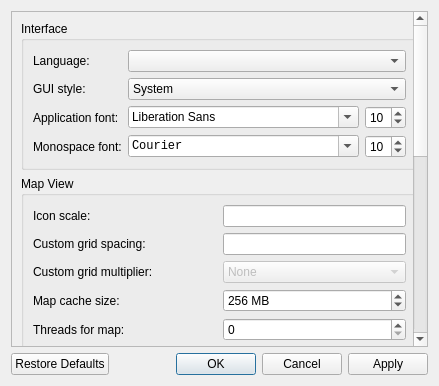
<?xml version="1.0" encoding="UTF-8"?>
<ui version="4.0">
 <class>ConfigDialog</class>
 <widget class="QDialog" name="ConfigDialog">
  <property name="windowTitle">
   <string>Preferences</string>
  </property>
  <property name="windowIcon">
   <iconset resource="../rc/icons.qrc">
    <normaloff>:/icons/logo.png</normaloff>:/icons/logo.png</iconset>
  </property>
  <layout class="QGridLayout" name="gridLayout_8">
   <item row="0" column="0">
    <widget class="QScrollArea" name="scrollArea">
     <property name="sizePolicy">
      <sizepolicy hsizetype="MinimumExpanding" vsizetype="Expanding">
       <horstretch>0</horstretch>
       <verstretch>0</verstretch>
      </sizepolicy>
     </property>
     <property name="horizontalScrollBarPolicy">
      <enum>Qt::ScrollBarAlwaysOff</enum>
     </property>
     <property name="widgetResizable">
      <bool>true</bool>
     </property>
     <widget class="QWidget" name="scrollAreaWidgetContents">
      <layout class="QGridLayout" name="gridLayout">
       <item row="0" column="0">
        <widget class="QGroupBox" name="groupInterface">
         <property name="title">
          <string>Interface</string>
         </property>
         <layout class="QGridLayout" name="gridLayout_2">
          <item row="3" column="0" colspan="2">
           <widget class="QLabel" name="label_13">
            <property name="text">
             <string>Monospace font:</string>
            </property>
           </widget>
          </item>
          <item row="3" column="2">
           <widget class="QFontComboBox" name="fontComboMono">
            <property name="font">
             <font>
              <family>Monospace</family>
             </font>
            </property>
            <property name="fontFilters">
             <set>QFontComboBox::MonospacedFonts</set>
            </property>
           </widget>
          </item>
          <item row="1" column="2" colspan="3">
           <widget class="StyledComboBox" name="comboStyle">
            <property name="iconSize">
             <size>
              <width>0</width>
              <height>16</height>
             </size>
            </property>
            <item>
             <property name="text">
              <string>System</string>
             </property>
            </item>
            <item>
             <property name="text">
              <string>Dark</string>
             </property>
            </item>
           </widget>
          </item>
          <item row="1" column="0" colspan="2">
           <widget class="QLabel" name="label_4">
            <property name="text">
             <string>GUI style:</string>
            </property>
           </widget>
          </item>
          <item row="2" column="2">
           <widget class="QFontComboBox" name="fontComboNorm">
            <property name="fontFilters">
             <set>QFontComboBox::ScalableFonts</set>
            </property>
           </widget>
          </item>
          <item row="0" column="2" colspan="3">
           <widget class="StyledComboBox" name="comboLang"/>
          </item>
          <item row="2" column="0" colspan="2">
           <widget class="QLabel" name="label_12">
            <property name="text">
             <string>Application font:</string>
            </property>
           </widget>
          </item>
          <item row="0" column="0" colspan="2">
           <widget class="QLabel" name="label_11">
            <property name="text">
             <string>Language:</string>
            </property>
           </widget>
          </item>
          <item row="2" column="3" colspan="2">
           <widget class="QSpinBox" name="spinFontSizeNorm">
            <property name="minimum">
             <number>2</number>
            </property>
            <property name="value">
             <number>10</number>
            </property>
           </widget>
          </item>
          <item row="3" column="3" colspan="2">
           <widget class="QSpinBox" name="spinFontSizeMono">
            <property name="minimum">
             <number>1</number>
            </property>
            <property name="value">
             <number>10</number>
            </property>
           </widget>
          </item>
         </layout>
        </widget>
       </item>
       <item row="3" column="0">
        <widget class="QGroupBox" name="groupBox">
         <property name="title">
          <string>Export</string>
         </property>
         <layout class="QGridLayout" name="gridLayout_6">
          <item row="1" column="1">
           <widget class="QLineEdit" name="lineSep"/>
          </item>
          <item row="2" column="0">
           <widget class="QLabel" name="label_8">
            <property name="text">
             <string>CSV cell quotation:</string>
            </property>
           </widget>
          </item>
          <item row="2" column="1">
           <widget class="StyledComboBox" name="comboQuote">
            <item>
             <property name="text">
              <string>Where necessary</string>
             </property>
            </item>
            <item>
             <property name="text">
              <string>Single quotes (')</string>
             </property>
            </item>
            <item>
             <property name="text">
              <string>Double quotes (&quot;)</string>
             </property>
            </item>
           </widget>
          </item>
          <item row="1" column="0">
           <widget class="QLabel" name="label_2">
            <property name="text">
             <string>CSV column separator:</string>
            </property>
           </widget>
          </item>
         </layout>
        </widget>
       </item>
       <item row="2" column="0">
        <widget class="QGroupBox" name="groupSearch">
         <property name="title">
          <string>Search</string>
         </property>
         <layout class="QGridLayout" name="gridLayout_3">
          <item row="0" column="1">
           <widget class="QLineEdit" name="lineMatching"/>
          </item>
          <item row="0" column="0">
           <widget class="QLabel" name="label_3">
            <property name="text">
             <string>Maximum number of matching seeds:</string>
            </property>
           </widget>
          </item>
         </layout>
        </widget>
       </item>
       <item row="4" column="0">
        <widget class="QGroupBox" name="groupSession">
         <property name="title">
          <string>Session</string>
         </property>
         <layout class="QGridLayout" name="gridLayout_4">
          <item row="0" column="0" rowspan="2" colspan="2">
           <widget class="QCheckBox" name="checkRestore">
            <property name="text">
             <string>Restore previous session at launch</string>
            </property>
           </widget>
          </item>
          <item row="3" column="1">
           <widget class="QSpinBox" name="spinAutosave">
            <property name="suffix">
             <string> min</string>
            </property>
            <property name="minimum">
             <number>1</number>
            </property>
            <property name="maximum">
             <number>120</number>
            </property>
            <property name="value">
             <number>10</number>
            </property>
           </widget>
          </item>
          <item row="3" column="0">
           <widget class="QCheckBox" name="checkAutosave">
            <property name="text">
             <string>Autosave every:</string>
            </property>
           </widget>
          </item>
          <item row="4" column="0" colspan="2">
           <widget class="QCheckBox" name="checkGpu">
            <property name="toolTip">
             <string>Use the GPU (OpenCL) to skip seeds that cannot match structure conditions. Results are identical; falls back to the CPU if no GPU is available.</string>
            </property>
            <property name="text">
             <string>Accelerate seed search with GPU (OpenCL)</string>
            </property>
           </widget>
          </item>
          <item row="2" column="0" colspan="2">
           <widget class="QCheckBox" name="checkWindowPos">
            <property name="text">
             <string>Restore window position</string>
            </property>
           </widget>
          </item>
         </layout>
        </widget>
       </item>
       <item row="5" column="0">
        <widget class="QGroupBox" name="groupMisc">
         <property name="title">
          <string>Miscellaneous</string>
         </property>
         <layout class="QGridLayout" name="gridLayout_5">
          <item row="0" column="0">
           <widget class="QCheckBox" name="checkUpdates">
            <property name="text">
             <string>Check GitHub for updates at startup</string>
            </property>
           </widget>
          </item>
         </layout>
        </widget>
       </item>
       <item row="1" column="0">
        <widget class="QGroupBox" name="groupBox_2">
         <property name="title">
          <string>Map View</string>
         </property>
         <layout class="QGridLayout" name="gridLayout_7">
          <item row="5" column="2" colspan="2">
           <widget class="QSpinBox" name="spinThreads"/>
          </item>
          <item row="7" column="0" colspan="4">
           <widget class="QCheckBox" name="checkSmooth">
            <property name="toolTip">
             <string>&lt;html&gt;&lt;head/&gt;&lt;body&gt;&lt;p&gt;Simulate inertia for the map view&lt;/p&gt;&lt;/body&gt;&lt;/html&gt;</string>
            </property>
            <property name="text">
             <string>Smooth map motion</string>
            </property>
           </widget>
          </item>
          <item row="0" column="2" colspan="2">
           <widget class="QLineEdit" name="lineIconScale"/>
          </item>
          <item row="6" column="0" colspan="4">
           <widget class="QCheckBox" name="checkBBoxes">
            <property name="text">
             <string>Outline known bounding boxes</string>
            </property>
           </widget>
          </item>
          <item row="2" column="2" colspan="2">
           <widget class="QLineEdit" name="lineGridSpacing"/>
          </item>
          <item row="4" column="0" colspan="2">
           <widget class="QLabel" name="label_7">
            <property name="text">
             <string>Map cache size:</string>
            </property>
           </widget>
          </item>
          <item row="2" column="0" colspan="2">
           <widget class="QLabel" name="label_6">
            <property name="toolTip">
             <string>Use a fixed grid in blocks instead of outlining the generated map tiles
Leave blank for the default behaviour</string>
            </property>
            <property name="text">
             <string>Custom grid spacing:</string>
            </property>
           </widget>
          </item>
          <item row="3" column="0" colspan="2">
           <widget class="QLabel" name="label_10">
            <property name="text">
             <string>Custom grid multiplier:</string>
            </property>
           </widget>
          </item>
          <item row="3" column="2" colspan="2">
           <widget class="StyledComboBox" name="comboGridMult">
            <property name="enabled">
             <bool>false</bool>
            </property>
            <property name="iconSize">
             <size>
              <width>0</width>
              <height>16</height>
             </size>
            </property>
            <item>
             <property name="text">
              <string>None</string>
             </property>
            </item>
            <item>
             <property name="text">
              <string>2</string>
             </property>
            </item>
            <item>
             <property name="text">
              <string>4</string>
             </property>
            </item>
            <item>
             <property name="text">
              <string>5</string>
             </property>
            </item>
            <item>
             <property name="text">
              <string>10</string>
             </property>
            </item>
           </widget>
          </item>
          <item row="4" column="2" colspan="2">
           <widget class="QSpinBox" name="spinCacheSize">
            <property name="suffix">
             <string> MB</string>
            </property>
            <property name="minimum">
             <number>16</number>
            </property>
            <property name="maximum">
             <number>8192</number>
            </property>
            <property name="singleStep">
             <number>16</number>
            </property>
            <property name="value">
             <number>256</number>
            </property>
           </widget>
          </item>
          <item row="0" column="0" colspan="2">
           <widget class="QLabel" name="label_14">
            <property name="text">
             <string>Icon scale:</string>
            </property>
           </widget>
          </item>
          <item row="5" column="0" colspan="2">
           <widget class="QLabel" name="label_9">
            <property name="text">
             <string>Threads for map:</string>
            </property>
           </widget>
          </item>
         </layout>
        </widget>
       </item>
      </layout>
     </widget>
    </widget>
   </item>
   <item row="1" column="0">
    <widget class="QDialogButtonBox" name="buttonBox">
     <property name="orientation">
      <enum>Qt::Horizontal</enum>
     </property>
     <property name="standardButtons">
      <set>QDialogButtonBox::Apply|QDialogButtonBox::Cancel|QDialogButtonBox::Ok|QDialogButtonBox::RestoreDefaults</set>
     </property>
    </widget>
   </item>
  </layout>
 </widget>
 <customwidgets>
  <customwidget>
   <class>StyledComboBox</class>
   <extends>QComboBox</extends>
   <header>src/widgets.h</header>
  </customwidget>
 </customwidgets>
 <resources>
  <include location="../rc/icons.qrc"/>
 </resources>
 <connections>
  <connection>
   <sender>buttonBox</sender>
   <signal>accepted()</signal>
   <receiver>ConfigDialog</receiver>
   <slot>accept()</slot>
   <hints>
    <hint type="sourcelabel">
     <x>248</x>
     <y>254</y>
    </hint>
    <hint type="destinationlabel">
     <x>157</x>
     <y>274</y>
    </hint>
   </hints>
  </connection>
  <connection>
   <sender>buttonBox</sender>
   <signal>rejected()</signal>
   <receiver>ConfigDialog</receiver>
   <slot>reject()</slot>
   <hints>
    <hint type="sourcelabel">
     <x>316</x>
     <y>260</y>
    </hint>
    <hint type="destinationlabel">
     <x>286</x>
     <y>274</y>
    </hint>
   </hints>
  </connection>
 </connections>
</ui>
